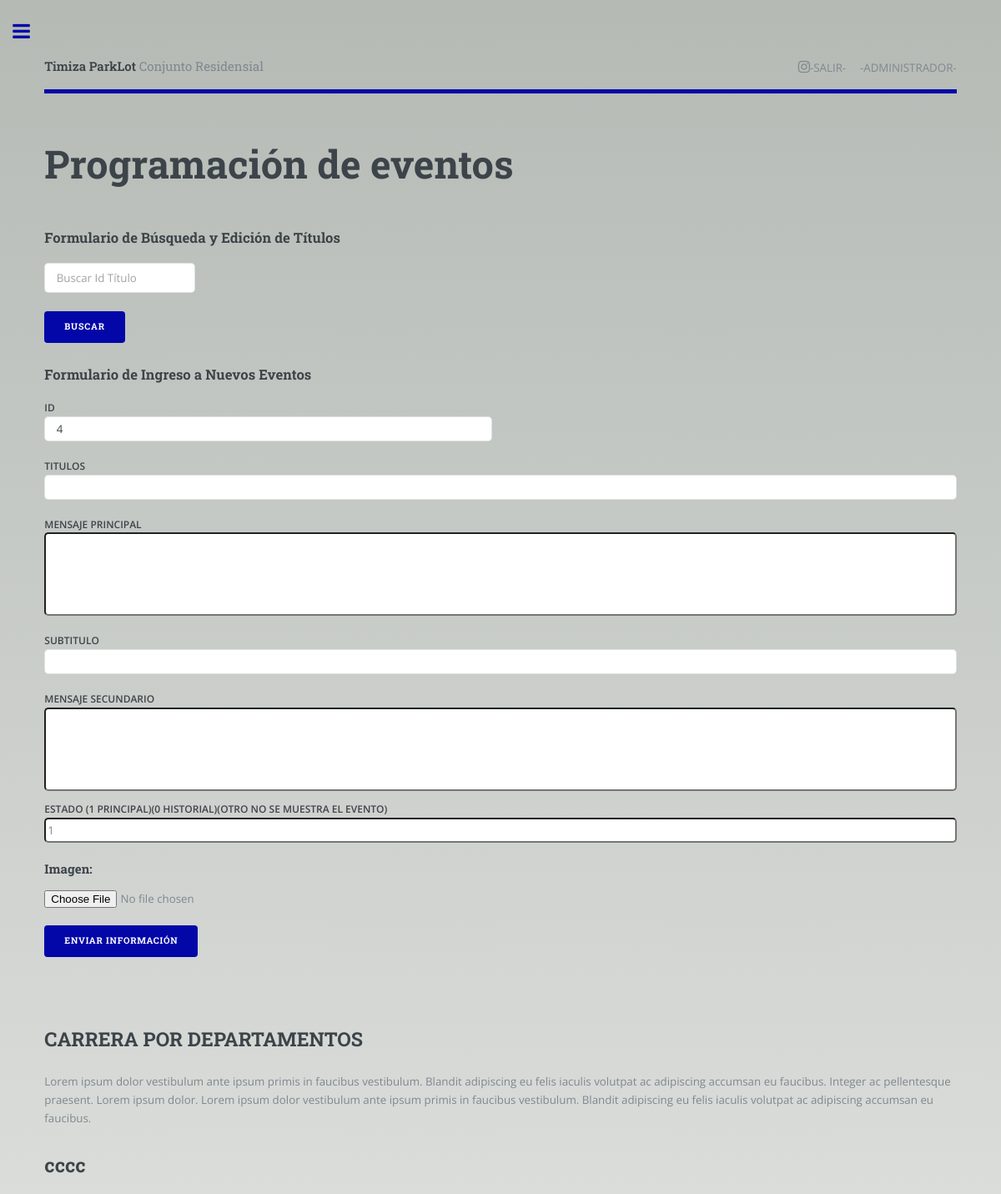
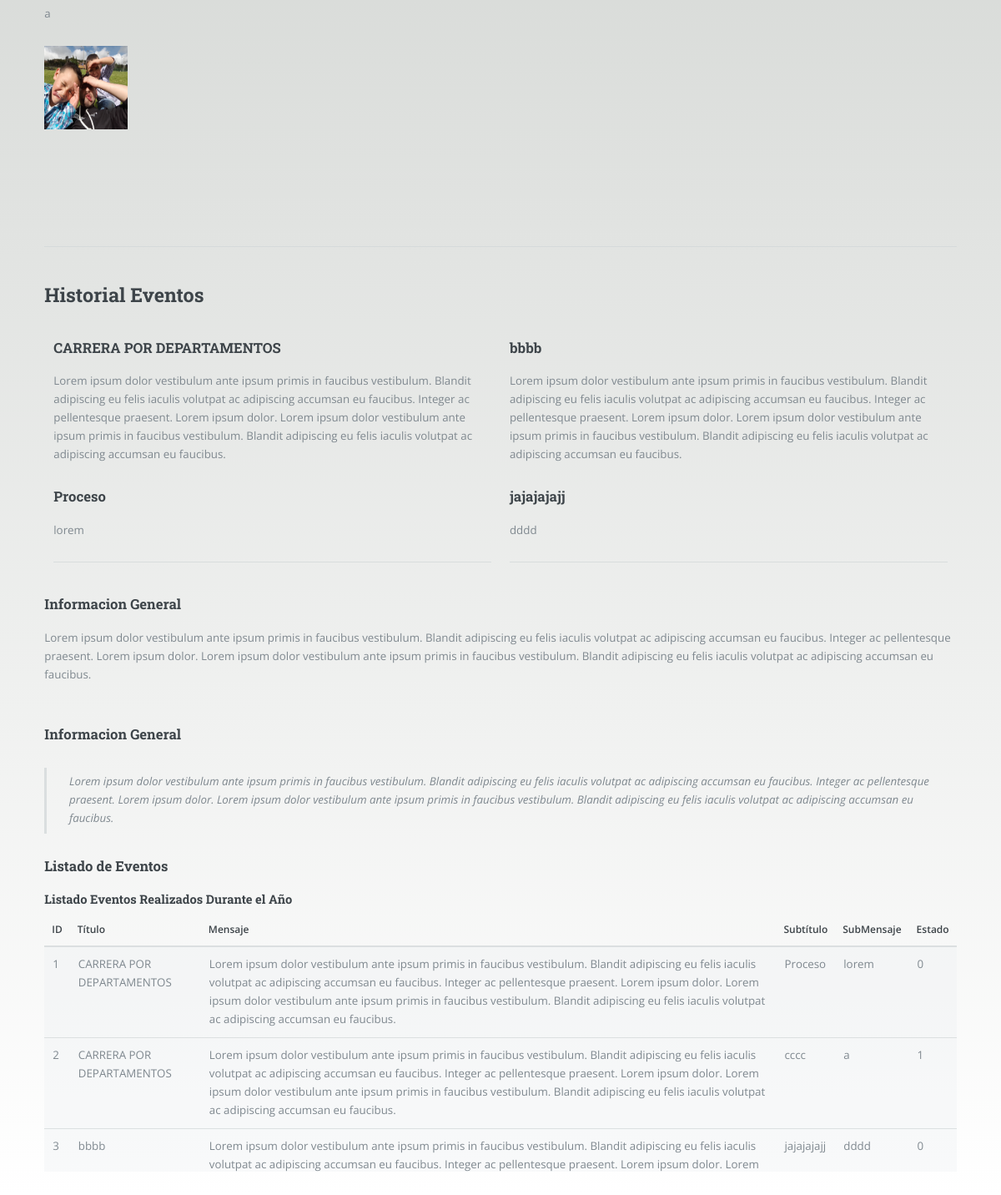
Page /accionesEventos/elements.php (signed in) on the committed database (2 pictures, top to bottom).
### tables this page shows
CREATE TABLE IF NOT EXISTS `eventos` (
  `id` int(11) NOT NULL,
  `titulo` varchar(100) DEFAULT NULL,
  `mensaje` varchar(500) DEFAULT NULL,
  `subtitulo` varchar(100) DEFAULT NULL,
  `submensaje` varchar(500) DEFAULT NULL,
  `estado` int(11) DEFAULT NULL,
  `imagenes` varchar(200) DEFAULT NULL,
  PRIMARY KEY (`id`)
);

### accionesEventos/elements.php (the view, shortened to what this page needs)
<?php
	if (isset($_SESSION['email'])) { ?>
<!DOCTYPE HTML>
<html>
	<head>
		<link rel="stylesheet" href="../assets/css/main.css" />
		<link rel="stylesheet" type="text/css" href="../estilos.css"/>
	</head>
	<body>
			<div id="wrapper">
					<div id="main">
						<div class="inner">
							<header id="header">
									<a href="../Administrador.php" class="logo"><strong>Timiza ParkLot</strong> Conjunto Residensial</a>
									<ul class="icons">
										<li><a href="../cerrar_sesion.php" class="icon fa-instagram"><span class="label"></span>-SALIR-</a></li>
										<li><span class="label"></span>-ADMINISTRADOR-</li>
									</ul>
							</header>
							<section>
								<header class="main">
											<h1>Programación de eventos</h1>
								</header>
										<div class="12u$ 12u$(medium)">
															<h3>Formulario de Búsqueda y Edición de Títulos</h3>
														<div class="row uniform">
																<form name="form1" method="post" action="" id="cdr" >
										      								<div class="12u 12u$(xsmall)">
										        							<input name="id"  type="text" id="busqueda" placeholder="Buscar Id Título">
										        							</div>
										        							<br>
										        							<div class="12u 12u$(xsmall)">
										        							<input type="submit" name="Submit" value="buscar"  class="special"  />
										        							</div>
																</form>
														</div>
											</div>
											<div class="12u$ 12u$(medium)">
													<h3>Formulario de Ingreso a Nuevos Eventos</h3>
														<form action="../accionesEventos/InsertarEvento.php" enctype="multipart/form-data" method="post">
															<div class="row uniform">
																	<div class="6u 12u$(xsmall)">
																		  <?php
																	  $link=mysqli_connect('localhost','root','','sionweb2');
																	  $sql="SELECT * FROM eventos order by id desc limit 1 ";
																	  $result=mysqli_query($link,$sql);
																	  while($mostrar=mysqli_fetch_array($result)){
																	  ?>
																		<LABEL>ID
																		<input type="text" class="form-control" id="example" style="width: 100%;height:30px;" aria-describedby="idHelp"  name="id" value="<?php echo $mostrar['id']+1; ?>" readonly></LABEL>
																	<?php } ?>
																	</div>
																	<div class="12u 12u$(xsmall)">
																		<LABEL>TITULOS
																		<input type="text" class="form-control" id="example" style="width: 100%;height:30px;  border-radius: 5px"aria-describedby="tituloHelp" name="titulo" ></LABEL>
																	</div>
																	<div class="12u$">
																		<LABEL>MENSAJE PRINCIPAL
																		<input type="textarea" class="form-control" id="example" aria-describedby="mensajeHelp" name="mensaje" rows="6"></LABEL>
																	</div>
																	<div class="12u 12u$(xsmall)">
																		<LABEL>SUBTITULO
																		<input type="text" class="form-control" id="example" style="width: 100%;height:30px;  border-radius: 5px"aria-describedby="subtituloHelp" name="subtitulo" ></LABEL>
																	</div>
																	<div class="12u$">
																		<LABEL>MENSAJE SECUNDARIO
																		<input type="textarea"  class="form-control" id="example" aria-describedby="submensajeHelp" name="submensaje" rows="6"></LABEL>
																		<LABEL>ESTADO (1 PRINCIPAL)(0 HISTORIAL)(OTRO NO SE MUESTRA EL EVENTO)
																		<input type="number"  class="form-control" id="example" style="width: 100%;height:30px;  border-radius: 5px" aria-describedby="estadoHelp" value="1" name="estado" readonly></LABEL>
																	</div>
																	<div class="12u$">
													 					<label for="imagen"><h3>Imagen:</h3></label>
																		<input class="special" id="iman" name="ima" size="30000" type="file" accept="image/*" required="" />
																	</div>
																	<div class="6u$">
																	<ul class="actions">
																		<li><input type="submit" name="bntEnviar" value="Enviar Información" class="special" /></li>
																	</ul>
																	</div>
														</form>
											</div>
										<hr class="major">
										<div class="row">
											 <?php
										   		$link=mysqli_connect('localhost','root','','sionweb2');
										  		$sql="SELECT * FROM eventos WHERE  estado = 1";
										  		$result=mysqli_query($link,$sql);
												while($mostrar=mysqli_fetch_array($result)){
											  ?>
											 <div class="12u 12u$(medium)">
												<div class="12u 12u$(medium)">
												<h2 id="content"><?php echo  utf8_encode($mostrar['titulo']); ?></h2>
												<p><?php echo  utf8_encode($mostrar['mensaje']); ?>	</p>						</div>
												<div class="6u 12u$(medium)">
												<h2 id="content"><?php echo  utf8_encode($mostrar['subtitulo']); ?></h2>
												<p><?php echo  utf8_encode($mostrar['submensaje']); ?>								</p>
												</div>
												<div class="6u 12u$(medium)" style="width: 200px; height: 200px;">
												<p><?php echo("<img src='".$mostrar['imagenes']."' style='width:100px; height:100px;'>");?></p>
												</div>
											</div>
														<?php }?>
										</div>
										<hr class="major" />
										<h2 id="elements">Historial Eventos</h2>
											<div class="12u 12u$(medium)">
												 	<?php
											   		$link=mysqli_connect('localhost','root','','sionweb2');
											  		$sql="SELECT * FROM eventos WHERE  estado = 0";
											  		$result=mysqli_query($link,$sql);
												  	while($mostrar=mysqli_fetch_array($result)){
												  	?>
													<div class="6u 6u$(medium)" style="float: left; padding: 1%;">
													<h3><?php echo  utf8_encode($mostrar['titulo']);?></h3>
													<p><?php echo  utf8_encode($mostrar['mensaje']);?></p>
													<h3><?php echo  utf8_encode($mostrar['subtitulo']);?></h3>
													<p><?php echo  utf8_encode($mostrar['submensaje']);?></p>
													<hr />
													</div>
													<?php }?>
													<div class="12u">
													<h3>Informacion General</h3>
													<p>Lorem ipsum dolor vestibulum ante ipsum primis in faucibus vestibulum. Blandit adipiscing eu felis iaculis volutpat ac adipiscing accumsan eu faucibus. Integer ac pellentesque praesent. Lorem ipsum dolor. Lorem ipsum dolor vestibulum ante ipsum primis in faucibus vestibulum. Blandit adipiscing eu felis iaculis volutpat ac adipiscing accumsan eu faucibus.</p>
													</div>
											</div>
												<br>
											<div class="12u 12u$(xsmall)">
													<h3>Informacion General</h3>
													<p><blockquote>Lorem ipsum dolor vestibulum ante ipsum primis in faucibus vestibulum. Blandit adipiscing eu felis iaculis volutpat ac adipiscing accumsan eu faucibus. Integer ac pellentesque praesent. Lorem ipsum dolor. Lorem ipsum dolor vestibulum ante ipsum primis in faucibus vestibulum. Blandit adipiscing eu felis iaculis volutpat ac adipiscing accumsan eu faucibus.</blockquote></p>
											</div>
											<div class="12u 12u$(medium)">
													<h3>Listado de Eventos</h3>
													<h4>Listado Eventos Realizados Durante el Año</h4>
													<div class="table-wrapper">
														<div class="table-responsive" style="height: 300px; overflow: scroll;">
									   						<table class="table table-small-font table-bordered table-striped table-responsive" >
																	  <thead>
																	    <tr>
																	      <th scope="col">ID</th>
																	      <th scope="col">Título</th>
																	       <th scope="col">Mensaje</th>
																	      <th scope="col">Subtítulo</th>
																	      <th scope="col">SubMensaje</th>
																	      <th scope="col">Estado</th>
																	     </tr>
																	  </thead>
																	  <?php
																	  $link=mysqli_connect('localhost','root','','sionweb2');
																	  $sql="SELECT * FROM eventos where estado <=1";
																	  $result=mysqli_query($link,$sql);
																	  while($mostrar=mysqli_fetch_array($result)){
																	  ?>
																	<tbody>
																		<td><?php echo utf8_encode($mostrar['id']); ?></td>
																		<td><?php echo utf8_encode($mostrar['titulo']); ?></td>
																		<td><?php echo utf8_encode($mostrar['mensaje']); ?></td>
																		<td><?php echo utf8_encode($mostrar['subtitulo']); ?></td>
																		<td><?php echo utf8_encode($mostrar['submensaje']); ?></td>
																		<td><?php echo utf8_encode($mostrar['estado']); ?></td>
																	</tbody>
																	<?php
																	}
																	?>
															</table>
														</div>
													</div>
											</div>
							</section>
						</div>
					</div>
			</div>
	</body>
</html>
<?php
    }
    else{
        echo'<script>window.location ="../index.php"</script>';
        }
 ?>

### estilos.css (style rules this page uses)
body, html { height: 100%; background-repeat: no-repeat; background-image: linear-gradient( rgb(181, 186, 181),rgb(255, 255, 255)); }
#example { width: 100%; height:100px; border-radius: 5px; }

### rows in the picture
eventos: id "4", titulo "bbbb", mensaje "Lorem ipsum dolor vestibulum ante ipsum primis in faucibus vestibulum. Blandit adipiscing eu felis iaculis volutpat ac adipiscing accumsan eu faucibus. Integer ac pellentesque praesent. Lorem ipsum dolor. Lorem ipsum dolor vestibulum ante ipsum primis in faucibus vestibulum. Blandit adipiscing eu felis iaculis volutpat ac adipiscing accumsan eu faucibus.", subtitulo "jajajajajj", submensaje "dddd", id "3", mensaje "Lorem ipsum dolor vestibulum ante ipsum primis in faucibus vestibulum. Blandit adipiscing eu felis iaculis volutpat ac adipiscing accumsan eu faucibus. Integer ac pellentesque praesent. Lorem ipsum dolor. Lorem…", estado "0"
eventos: titulo "CARRERA POR DEPARTAMENTOS", mensaje "Lorem ipsum dolor vestibulum ante ipsum primis in faucibus vestibulum. Blandit adipiscing eu felis iaculis volutpat ac adipiscing accumsan eu faucibus. Integer ac pellentesque praesent. Lorem ipsum dolor. Lorem ipsum dolor vestibulum ante ipsum primis in faucibus vestibulum. Blandit adipiscing eu felis iaculis volutpat ac adipiscing accumsan eu faucibus.", subtitulo "cccc", submensaje "a", imagenes (picture), id "2", estado "1"
eventos: titulo "CARRERA POR DEPARTAMENTOS", mensaje "Lorem ipsum dolor vestibulum ante ipsum primis in faucibus vestibulum. Blandit adipiscing eu felis iaculis volutpat ac adipiscing accumsan eu faucibus. Integer ac pellentesque praesent. Lorem ipsum dolor. Lorem ipsum dolor vestibulum ante ipsum primis in faucibus vestibulum. Blandit adipiscing eu felis iaculis volutpat ac adipiscing accumsan eu faucibus.", subtitulo "Proceso", submensaje "lorem", id "1", estado "0"
